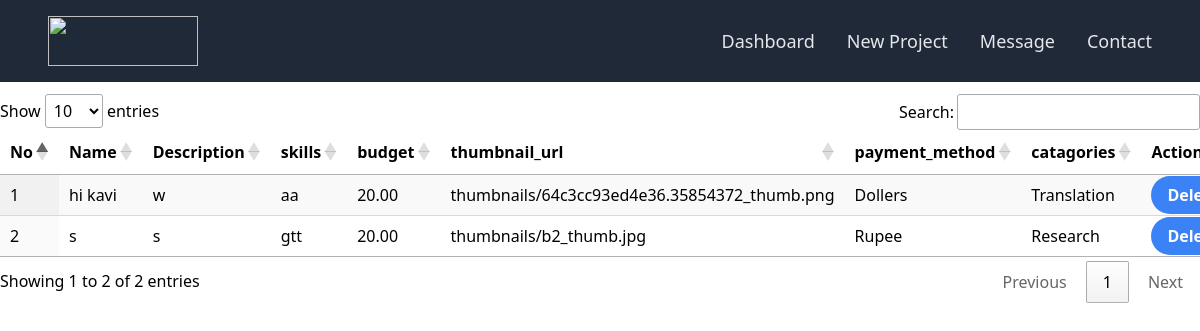
Page /dash/Pages/projectsmanage.php on the earlier database version.
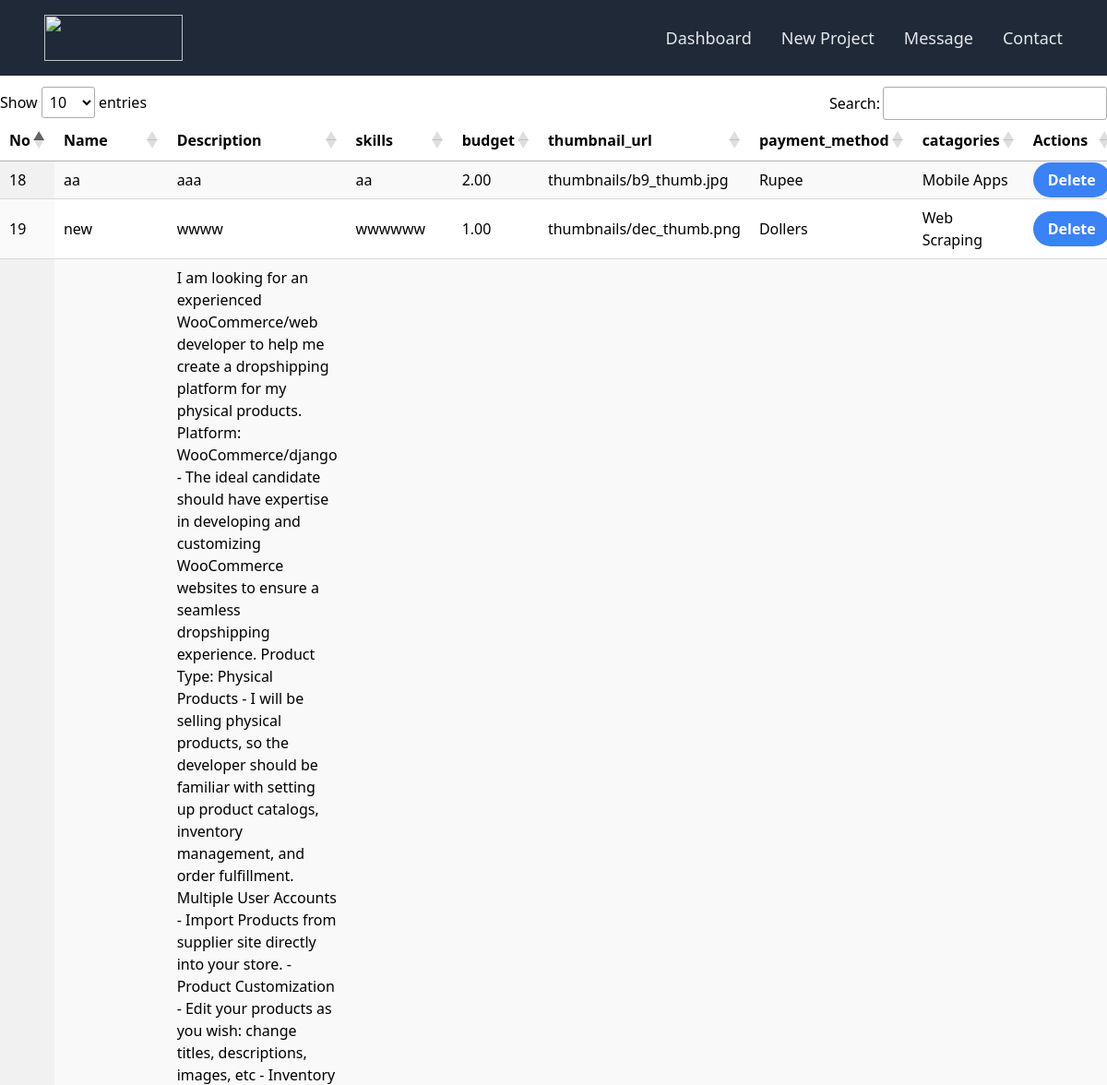
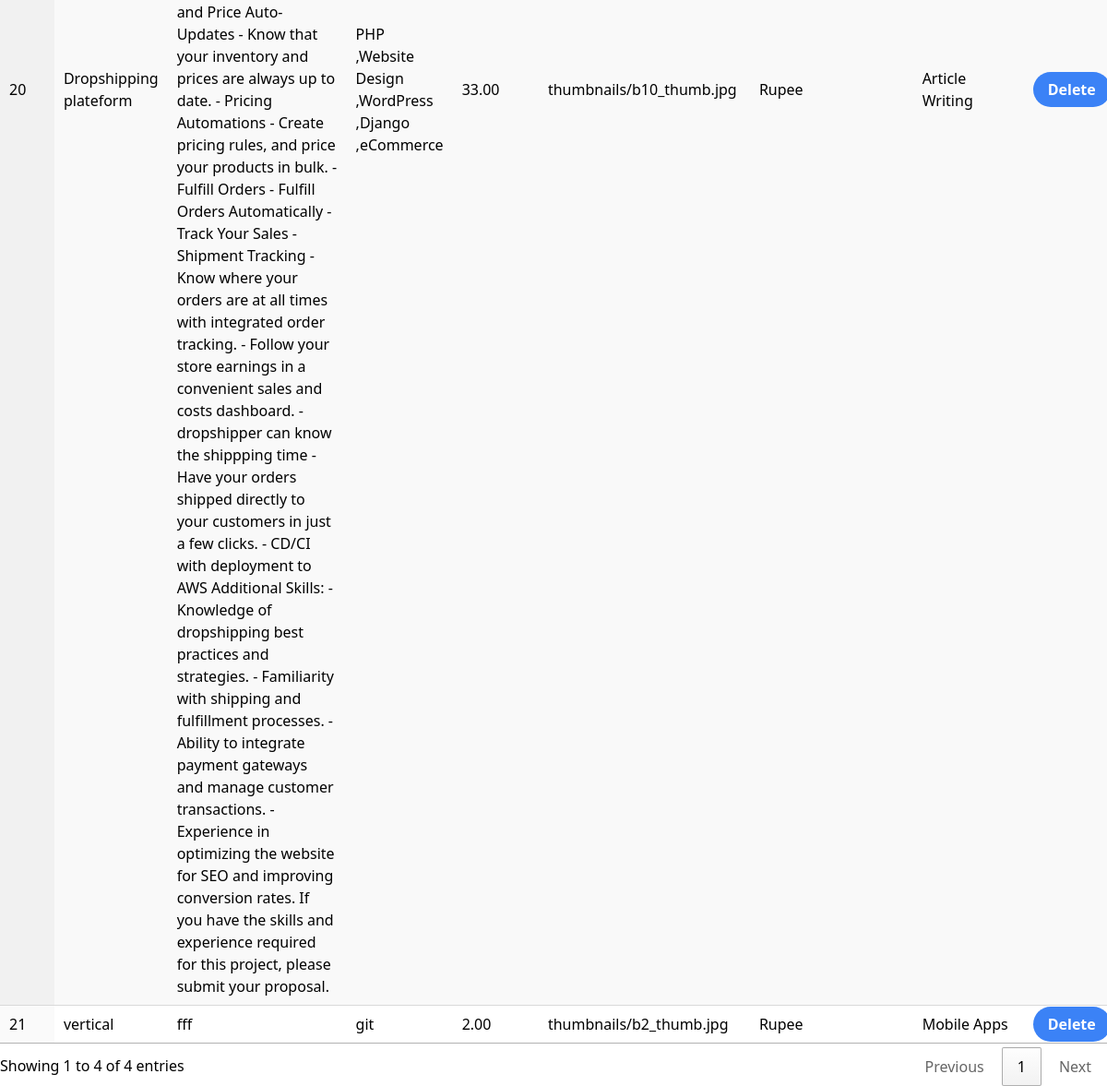
Same page on the later database version (2 pictures, top to bottom).
### tables this page shows
CREATE TABLE `newproj` (
  `id` int(11) NOT NULL,
  `Name` varchar(255) NOT NULL,
  `Description` text DEFAULT NULL,
  `thumbnail_url` varchar(255) DEFAULT NULL,
  `skills` varchar(255) DEFAULT NULL,
  `payment_method` varchar(50) DEFAULT NULL,
  `catagories` varchar(255) DEFAULT NULL,
  `budget` decimal(10,2) DEFAULT NULL,
  `date` date DEFAULT NULL,
  `email` varchar(255) NOT NULL
);

### dash/Pages/php/projfunc.php (called while the page is built, shortened)
<?php
function get_all_proj($conn) {
    $sql = "SELECT * FROM newproj";
    $stmt = $conn->prepare($sql);
    $stmt->execute();
    $result = $stmt->get_result();
    $projects = array();
    while ($row = $result->fetch_assoc()) {
        $projects[] = $row;
    }
    return $projects;
}
?>

### dash/Pages/projectsmanage.php (the view, shortened to what this page needs)
<?php
include "php/conn.php";
include "php/projfunc.php";
$proj = get_all_proj($conn);
 ?>
<!DOCTYPE html>
<html>
<head>
  <link rel="stylesheet" href="https://cdn.datatables.net/1.11.2/css/jquery.dataTables.min.css">
  <link href="https://unpkg.com/tailwindcss@^2/dist/tailwind.min.css" rel="stylesheet">
</head>
<body >
<nav class="p-4 bg-gray-800 text-gray-200 mb-3">
  <div class="flex justify-between items-center">
  <div class="flex items-center pl-8">
    <img class="well" style="height: 50px; width: 150px;" src="https://verticalmedia.co.in/img/logo.png" >
  </div>
    <div class="hidden md:flex">
  <ul class="hidden md:flex">
    <li class="text-lg pr-8 "><a href="../Projects.php" class="transition duration-300 focus:outline-none focus:text-yellow-500 focus:underline hover:underline hover:text-yellow-500" style="text-underline-offset: 8px;">Dashboard</a></li>
    <li class="text-lg pr-8"><a href="../../postproject.php" class="transition duration-300 focus:outline-none focus:text-yellow-500 focus:underline hover:underline hover:text-yellow-500" style="text-underline-offset: 8px;">New Project</a></li>
    <li class="text-lg pr-8"><a href="" class="transition duration-300 focus:outline-none focus:text-yellow-500 focus:underline hover:underline hover:text-yellow-500" style="text-underline-offset: 8px;">Message</a></li>
    <li class="text-lg pr-8"><a href="postproject.php" class="transition duration-300 focus:outline-none focus:text-yellow-500 focus:underline hover:underline hover:text-yellow-500" style="text-underline-offset: 8px;">Contact</a></li>
  </ul>
  </div>
  </div>
</nav>
            <table id="example" class="display">
                <thead>
                    <tr>
                        <th style="visible:hidden;">No</th>
                        <th>Name</th>
                        <th>Description</th>
                        <th>skills</th>
                        <th>budget</th>
                        <th>thumbnail_url</th>
                        <th>payment_method</th>
                        <th>catagories</th>
                        <th>Actions</th>
                    </tr>
                </thead>
                <tbody>
                    <?php foreach ($proj as $projs): ?>
                        <tr>
                            <td><?= $projs['id'] ?></td>
                            <td><?= $projs['Name'] ?></td>
                            <td><?= $projs['Description'] ?></td>
                            <td><?= $projs['skills'] ?></td>
                            <td><?= $projs['budget'] ?></td>
                            <td><?= $projs['thumbnail_url'] ?></td>
                            <td><?= $projs['payment_method'] ?></td>
                            <td><?= $projs['catagories'] ?></td>
                            <td><a class="bg-blue-500 hover:bg-blue-700 text-white font-bold py-2 px-4 rounded-full" href="php/delete.php?id=<?= urlencode($projs['id']) ?>" onclick="return confirm('Are you sure you want to delete this project?')">Delete</a>
                            </td>
                        </tr>
                    <?php endforeach; ?>
                </tbody>
            </table>
</body>
</html>

### dash/Pages/php/conn.php (shortened to what this page needs)
<!DOCTYPE html>
<html lang="en">
<head>
</head>
<body>
<?php
echo '<span class="material-symbols-outlined">database</span>';
?>
</body>
</html>

Differences in the rows shown:
removed newproj: id "1", Name "hi kavi", Description "w", skills "aa", budget "20.00", thumbnail_url "thumbnails/64c3cc93ed4e36.35854372_thumb.png", payment_method "Dollers", catagories "Translation"
removed newproj: id "2", Name "s", Description "s", skills "gtt", budget "20.00", thumbnail_url "thumbnails/b2_thumb.jpg", payment_method "Rupee", catagories "Research"
added newproj: id "18", Name "aa", Description "aaa", skills "aa", budget "2.00", thumbnail_url "thumbnails/b9_thumb.jpg", payment_method "Rupee", catagories "Mobile Apps"
added newproj: id "19", Name "new", Description "wwww", skills "wwwwww", budget "1.00", thumbnail_url "thumbnails/dec_thumb.png", payment_method "Dollers", catagories "Web Scraping"
added newproj: id "20", Name "Dropshipping plateform", Description "I am looking for an experienced WooCommerce/web developer to help me create a dropshipping platform for my physical products. Platform: WooCommerce/django - The ideal candidate should have expertise in developing and customizing WooCommerce websites to ensure a seamless dropshipping experience. Product Type: Physical Products - I will be selling physical products, so the developer should be familiar with setting up product catalogs, inventory management, and order fulfillment. Multiple User Accounts - Import Products from supplier site directly into your store. - Product Customization - Edit your products as you wish: change titles, descriptions, images, etc - Inventory and Price…", skills "PHP ,Website Design ,WordPress ,Django ,eCommerce", budget "33.00", thumbnail_url "thumbnails/b10_thumb.jpg", payment_method "Rupee", catagories "Article Writing"
added newproj: id "21", Name "vertical", Description "fff", skills "git", budget "2.00", thumbnail_url "thumbnails/b2_thumb.jpg", payment_method "Rupee", catagories "Mobile Apps"
Other differences:
text written by a page script: "Show entries Search: Showing 1 to 2 of 2 entries Previous 1 Next" → "Show entries Search: Showing 1 to 4 of 4 entries Previous 1 Next"
